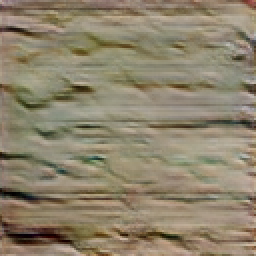
#> input picture gan_image_analyzer/samples/sample_gan_01.png, 128 x 128 px (shown 2 times larger)
$ python -i preprocessing.py   (imports and definitions only)
#> lines starting #> are read from the running program, lines starting #| are printed output that depends on the picture
"""
Preprocessing and Image Validation Module
Provides image validation, format normalization, ZIP file ingestion,
and cryptographic/perceptual hashing (SHA-256 and dHash).
"""

import io
import os
import zipfile
import hashlib
from typing import List, Tuple, Dict, Any, Optional
import numpy as np
from PIL import Image, UnidentifiedImageError

SUPPORTED_EXTENSIONS = {'.png', '.jpg', '.jpeg', '.webp', '.bmp', '.tiff'}


# [147 lines left out: functions compute_sha256_bytes, compute_sha256_image, compute_dhash, compute_ahash, validate_and_load_image, extract_images_from_zip, not called in this run]


def package_generated_images(
    images: List[Image.Image],
    prefix: str = "gan_gen"
) -> List[Dict[str, Any]]:
    """
    Format a list of generated PIL images into the standard metadata dictionary.
    """
    packaged = []
    for idx, img in enumerate(images):
        rgb_img = img.convert("RGB")
        width, height = rgb_img.size

        # Save to buffer to get byte size and canonical SHA-256
        buf = io.BytesIO()
        rgb_img.save(buf, format="PNG")
        raw_bytes = buf.getvalue()

        sha256 = compute_sha256_bytes(raw_bytes)
        dhash_str, dhash_bits = compute_dhash(rgb_img)
        ahash_str, ahash_bits = compute_ahash(rgb_img)

        packaged.append({
            "filename": f"{prefix}_{idx + 1:03d}.png",
            "format": "PNG",
            "original_mode": "RGB",
            "width": width,
            "height": height,
            "aspect_ratio": round(width / height, 3) if height > 0 else 1.0,
            "size_bytes": len(raw_bytes),
            "sha256": sha256,
            "dhash": dhash_str,
            "dhash_bits": dhash_bits,
            "ahash": ahash_str,
            "ahash_bits": ahash_bits,
            "image": rgb_img
        })
    return packaged

>>> import cv2
>>> picture = cv2.imread('samples/sample_gan_01.png', cv2.IMREAD_GRAYSCALE)
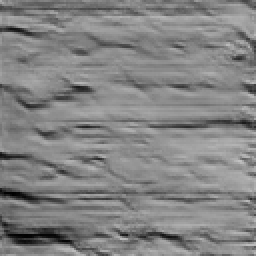
#> picture: shape (128, 128) (shown 2 times larger); min 0, max 194, mean 131.3
>>> result = package_generated_images(picture)
#> the loop in package_generated_images, `for idx, img in enumerate(images):` made 1 pass
#> after the loop in package_generated_images, `for idx, img in enumerate(images):`: packaged = []
#> (the run stopped early here; a loop or call above may not have finished)

$ run again, on gan_image_analyzer/samples/sample_gan_02.png
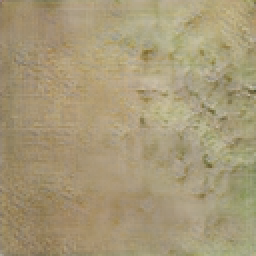
#> input picture gan_image_analyzer/samples/sample_gan_02.png, 128 x 128 px (shown 2 times larger)
#> `picture = cv2.imread('samples/sample_gan_01.png', cv2.IMREAD_GRAYSCALE)`:
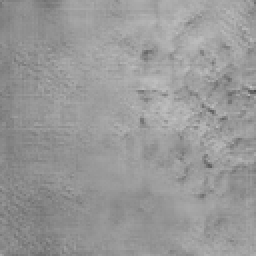
#> picture: shape (128, 128) (shown 2 times larger); min 77, max 192, mean 152.7
#> the loop in package_generated_images, `for idx, img in enumerate(images):` made 1 pass
#> after the loop in package_generated_images, `for idx, img in enumerate(images):`: packaged = []

$ run again, on gan_image_analyzer/samples/sample_gan_03.png
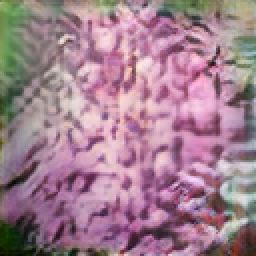
#> input picture gan_image_analyzer/samples/sample_gan_03.png, 128 x 128 px (shown 2 times larger)
#> `picture = cv2.imread('samples/sample_gan_01.png', cv2.IMREAD_GRAYSCALE)`:
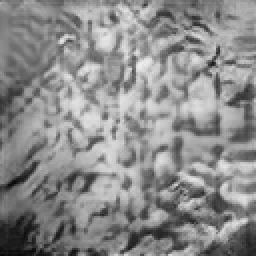
#> picture: shape (128, 128) (shown 2 times larger); min 7, max 236, mean 138.9
#> the loop in package_generated_images, `for idx, img in enumerate(images):` made 1 pass
#> after the loop in package_generated_images, `for idx, img in enumerate(images):`: packaged = []

$ run again, on gan_image_analyzer/samples/sample_gan_04.png
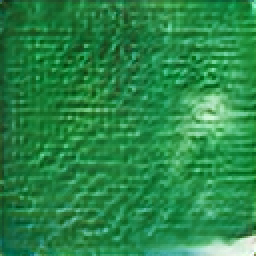
#> input picture gan_image_analyzer/samples/sample_gan_04.png, 128 x 128 px (shown 2 times larger)
#> `picture = cv2.imread('samples/sample_gan_01.png', cv2.IMREAD_GRAYSCALE)`:
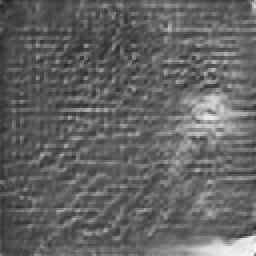
#> picture: shape (128, 128) (shown 2 times larger); min 34, max 252, mean 99.5
#> the loop in package_generated_images, `for idx, img in enumerate(images):` made 1 pass
#> after the loop in package_generated_images, `for idx, img in enumerate(images):`: packaged = []
